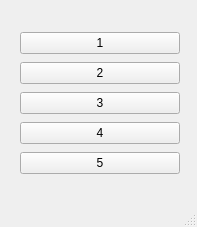
<?xml version="1.0" encoding="UTF-8"?>
<ui version="4.0">
 <class>MainWindow</class>
 <widget class="QMainWindow" name="MainWindow">
  <property name="geometry">
   <rect>
    <x>0</x>
    <y>0</y>
    <width>197</width>
    <height>227</height>
   </rect>
  </property>
  <property name="windowTitle">
   <string>MainWindow</string>
  </property>
  <widget class="QWidget" name="centralwidget">
   <widget class="QWidget" name="verticalLayoutWidget">
    <property name="geometry">
     <rect>
      <x>20</x>
      <y>30</y>
      <width>160</width>
      <height>151</height>
     </rect>
    </property>
    <layout class="QVBoxLayout" name="verticalLayout">
     <item>
      <widget class="QPushButton" name="pushButton_1">
       <property name="text">
        <string>1</string>
       </property>
      </widget>
     </item>
     <item>
      <widget class="QPushButton" name="pushButton_2">
       <property name="text">
        <string>2</string>
       </property>
      </widget>
     </item>
     <item>
      <widget class="QPushButton" name="pushButton_3">
       <property name="text">
        <string>3</string>
       </property>
      </widget>
     </item>
     <item>
      <widget class="QPushButton" name="pushButton_4">
       <property name="text">
        <string>4</string>
       </property>
      </widget>
     </item>
     <item>
      <widget class="QPushButton" name="pushButton_5">
       <property name="text">
        <string>5</string>
       </property>
      </widget>
     </item>
    </layout>
   </widget>
  </widget>
  <widget class="QMenuBar" name="menubar">
   <property name="geometry">
    <rect>
     <x>0</x>
     <y>0</y>
     <width>197</width>
     <height>21</height>
    </rect>
   </property>
  </widget>
  <widget class="QStatusBar" name="statusbar"/>
 </widget>
 <resources/>
 <connections/>
</ui>
